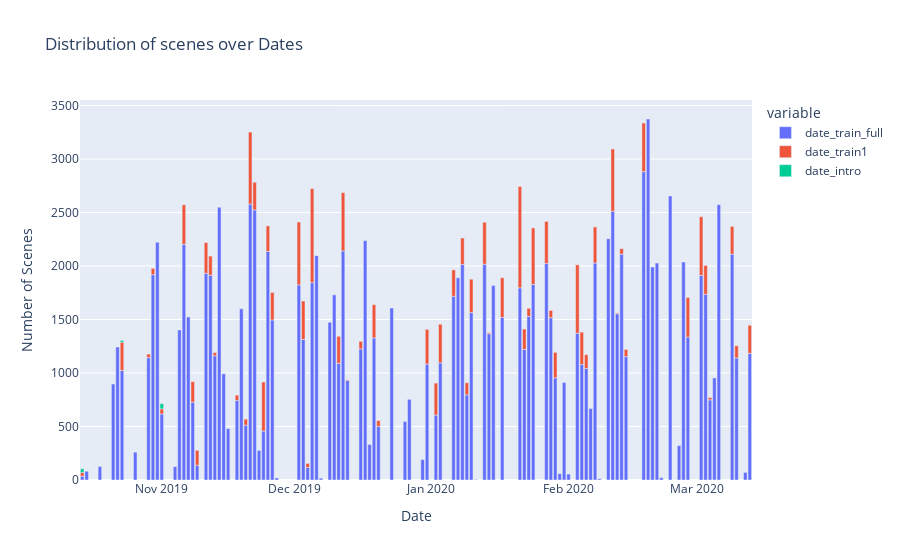

Here is the notebook cell this chart was saved with:
### Markdown cell above
## Distirbution of Scenes over Dates and Time

### Code cell
def count_days(dataset: ChunkedDataset, name: str) -> pd.Series:
    timestamps: list = dataset.scenes["start_time"]
    dates: np.ndarray = np.array(
        [ts.astype('datetime64[ns]') for ts in timestamps])
    dates_df: pd.DataFrame = pd.DataFrame(dates, columns=[f"date_{name}"])
    days_count: pd.Series = dates_df.groupby(dates_df[f'date_{name}'].dt.date)[
        f'date_{name}'].count()
    return days_count


intro_count = count_days(intro_dataset, "intro")
train1_count = count_days(train1_dataset, "train1")
trainfull_count = count_days(trainfull_dataset, "train_full")

merged1 = pd.merge(trainfull_count, train1_count,
                   right_index=True, left_index=True, how="left")
merged2 = pd.merge(merged1, intro_count,
                   right_index=True, left_index=True, how="left")


fig = px.bar(merged2, title="Distribution of scenes over Dates", labels={'index': 'Date', 'value':'Number of Scenes'})
fig.write_html("./res/analysis/dynamic_data/date.html")
fig.show()

### Figure 1 — Plotly figure (JSON) as saved in the notebook; plotly's stock layout.template omitted (floating-point values rounded to 4 significant figures)
{"data": [{"alignmentgroup": "True", "hovertemplate": "variable=date_train_full<br>Date=%{x}<br>Number of Scenes=%{y}<extra></extra>", "legendgroup": "date_train_full", "marker": {"color": "#636efa", "pattern": {"shape": ""}}, "name": "date_train_full", "offsetgroup": "date_train_full", "orientation": "v", "showlegend": true, "textposition": "auto", "type": "bar", "x": ["2019-10-14", "2019-10-15", "2019-10-18", "2019-10-21", "2019-10-22", "2019-10-23", "2019-10-26", "2019-10-29", "2019-10-30", "2019-10-31", "2019-11-01", "2019-11-04", "2019-11-05", "2019-11-06", "2019-11-07", "2019-11-08", "2019-11-09", "2019-11-11", "2019-11-12", "2019-11-13", "2019-11-14", "2019-11-15", "2019-11-16", "2019-11-18", "2019-11-19", "2019-11-20", "2019-11-21", "2019-11-22", "2019-11-23", "2019-11-24", "2019-11-25", "2019-11-26", "2019-11-27", "2019-12-02", "2019-12-03", "2019-12-04", "2019-12-05", "2019-12-06", "2019-12-07", "2019-12-09", "2019-12-10", "2019-12-11", "2019-12-12", "2019-12-13", "2019-12-16", "2019-12-17", "2019-12-18", "2019-12-19", "2019-12-20", "2019-12-23", "2019-12-26", "2019-12-27", "2019-12-30", "2019-12-31", "2020-01-02", "2020-01-03", "2020-01-06", "2020-01-07", "2020-01-08", "2020-01-09", "2020-01-10", "2020-01-11", "2020-01-13", "2020-01-14", "2020-01-15", "2020-01-17", "2020-01-21", "2020-01-22", "2020-01-23", "2020-01-24", "2020-01-27", "2020-01-28", "2020-01-29", "2020-01-30", "2020-01-31", "2020-02-01", "2020-02-03", "2020-02-04", "2020-02-05", "2020-02-06", "2020-02-07", "2020-02-08", "2020-02-10", "2020-02-11", "2020-02-12", "2020-02-13", "2020-02-14", "2020-02-18", "2020-02-19", "2020-02-20", "2020-02-21", "2020-02-22", "2020-02-24", "2020-02-25", "2020-02-26", "2020-02-27", "2020-02-28", "2020-03-02", "2020-03-03", "2020-03-04", "2020-03-05", "2020-03-06", "2020-03-09", "2020-03-10", "2020-03-12", "2020-03-13"], "xaxis": "x", "y": [35, 82, 126, 897, 1243, 1024, 260, 1144, 1919, 2223, 617, 125, 1403, 2203, 1524, 727, 139, 1932, 1914, 1161, 2549, 993, 481, 744, 1600, 513, 2579, 2524, 277, 458, 2137, 1496, 19, 1824, 1314, 117, 1845, 2097, 17, 1474, 1730, 1090, 2141, 930, 1225, 2237, 332, 1328, 500, 1607, 547, 754, 191, 1083, 607, 1095, 1717, 1890, 2014, 796, 1565, 5, 2017, 1367, 1819, 1519, 1796, 1221, 1529, 1828, 2023, 1517, 955, 59, 912, 55, 1372, 1079, 1043, 668, 2028, 12, 2255, 2511, 1554, 2111, 1153, 2882, 3374, 1991, 2028, 22, 2655, 1, 321, 2038, 1336, 1912, 1736, 749, 954, 2573, 2111, 1141, 71, 1184], "yaxis": "y"}, {"alignmentgroup": "True", "hovertemplate": "variable=date_train1<br>Date=%{x}<br>Number of Scenes=%{y}<extra></extra>", "legendgroup": "date_train1", "marker": {"color": "#EF553B", "pattern": {"shape": ""}}, "name": "date_train1", "offsetgroup": "date_train1", "orientation": "v", "showlegend": true, "textposition": "auto", "type": "bar", "x": ["2019-10-14", "2019-10-15", "2019-10-18", "2019-10-21", "2019-10-22", "2019-10-23", "2019-10-26", "2019-10-29", "2019-10-30", "2019-10-31", "2019-11-01", "2019-11-04", "2019-11-05", "2019-11-06", "2019-11-07", "2019-11-08", "2019-11-09", "2019-11-11", "2019-11-12", "2019-11-13", "2019-11-14", "2019-11-15", "2019-11-16", "2019-11-18", "2019-11-19", "2019-11-20", "2019-11-21", "2019-11-22", "2019-11-23", "2019-11-24", "2019-11-25", "2019-11-26", "2019-11-27", "2019-12-02", "2019-12-03", "2019-12-04", "2019-12-05", "2019-12-06", "2019-12-07", "2019-12-09", "2019-12-10", "2019-12-11", "2019-12-12", "2019-12-13", "2019-12-16", "2019-12-17", "2019-12-18", "2019-12-19", "2019-12-20", "2019-12-23", "2019-12-26", "2019-12-27", "2019-12-30", "2019-12-31", "2020-01-02", "2020-01-03", "2020-01-06", "2020-01-07", "2020-01-08", "2020-01-09", "2020-01-10", "2020-01-11", "2020-01-13", "2020-01-14", "2020-01-15", "2020-01-17", "2020-01-21", "2020-01-22", "2020-01-23", "2020-01-24", "2020-01-27", "2020-01-28", "2020-01-29", "2020-01-30", "2020-01-31", "2020-02-01", "2020-02-03", "2020-02-04", "2020-02-05", "2020-02-06", "2020-02-07", "2020-02-08", "2020-02-10", "2020-02-11", "2020-02-12", "2020-02-13", "2020-02-14", "2020-02-18", "2020-02-19", "2020-02-20", "2020-02-21", "2020-02-22", "2020-02-24", "2020-02-25", "2020-02-26", "2020-02-27", "2020-02-28", "2020-03-02", "2020-03-03", "2020-03-04", "2020-03-05", "2020-03-06", "2020-03-09", "2020-03-10", "2020-03-12", "2020-03-13"], "xaxis": "x", "y": [35, null, null, null, null, 264, null, 33, 59, null, 48, null, null, 369, null, 192, 139, 287, 179, 30, null, null, null, 49, null, 56, 673, 259, null, 458, 238, 257, null, 587, 359, 38, 879, null, null, null, null, 253, 545, 7, 71, null, null, 311, 55, null, null, null, null, 325, 299, 361, 247, null, 248, 113, 312, null, 392, 10, null, 371, 947, 190, 76, 528, 394, 68, 238, null, null, null, 639, 303, 128, null, 337, null, null, 583, 8, 51, 67, 455, null, null, null, null, null, null, null, null, 370, 549, 269, 22, null, null, 259, 114, null, 262], "yaxis": "y"}, {"alignmentgroup": "True", "hovertemplate": "variable=date_intro<br>Date=%{x}<br>Number of Scenes=%{y}<extra></extra>", "legendgroup": "date_intro", "marker": {"color": "#00cc96", "pattern": {"shape": ""}}, "name": "date_intro", "offsetgroup": "date_intro", "orientation": "v", "showlegend": true, "textposition": "auto", "type": "bar", "x": ["2019-10-14", "2019-10-15", "2019-10-18", "2019-10-21", "2019-10-22", "2019-10-23", "2019-10-26", "2019-10-29", "2019-10-30", "2019-10-31", "2019-11-01", "2019-11-04", "2019-11-05", "2019-11-06", "2019-11-07", "2019-11-08", "2019-11-09", "2019-11-11", "2019-11-12", "2019-11-13", "2019-11-14", "2019-11-15", "2019-11-16", "2019-11-18", "2019-11-19", "2019-11-20", "2019-11-21", "2019-11-22", "2019-11-23", "2019-11-24", "2019-11-25", "2019-11-26", "2019-11-27", "2019-12-02", "2019-12-03", "2019-12-04", "2019-12-05", "2019-12-06", "2019-12-07", "2019-12-09", "2019-12-10", "2019-12-11", "2019-12-12", "2019-12-13", "2019-12-16", "2019-12-17", "2019-12-18", "2019-12-19", "2019-12-20", "2019-12-23", "2019-12-26", "2019-12-27", "2019-12-30", "2019-12-31", "2020-01-02", "2020-01-03", "2020-01-06", "2020-01-07", "2020-01-08", "2020-01-09", "2020-01-10", "2020-01-11", "2020-01-13", "2020-01-14", "2020-01-15", "2020-01-17", "2020-01-21", "2020-01-22", "2020-01-23", "2020-01-24", "2020-01-27", "2020-01-28", "2020-01-29", "2020-01-30", "2020-01-31", "2020-02-01", "2020-02-03", "2020-02-04", "2020-02-05", "2020-02-06", "2020-02-07", "2020-02-08", "2020-02-10", "2020-02-11", "2020-02-12", "2020-02-13", "2020-02-14", "2020-02-18", "2020-02-19", "2020-02-20", "2020-02-21", "2020-02-22", "2020-02-24", "2020-02-25", "2020-02-26", "2020-02-27", "2020-02-28", "2020-03-02", "2020-03-03", "2020-03-04", "2020-03-05", "2020-03-06", "2020-03-09", "2020-03-10", "2020-03-12", "2020-03-13"], "xaxis": "x", "y": [35, null, null, null, null, 17, null, null, null, null, 48, null, null, null, null, null, null, null, null, null, null, null, null, null, null, null, null, null, null, null, null, null, null, null, null, null, null, null, null, null, null, null, null, null, null, null, null, null, null, null, null, null, null, null, null, null, null, null, null, null, null, null, null, null, null, null, null, null, null, null, null, null, null, null, null, null, null, null, null, null, null, null, null, null, null, null, null, null, null, null, null, null, null, null, null, null, null, null, null, null, null, null, null, null, null, null], "yaxis": "y"}], "layout": {"barmode": "relative", "legend": {"title": {"text": "variable"}, "tracegroupgap": 0}, "title": {"text": "Distribution of scenes over Dates"}, "xaxis": {"anchor": "y", "domain": [0, 1], "title": {"text": "Date"}}, "yaxis": {"anchor": "x", "domain": [0, 1], "title": {"text": "Number of Scenes"}}}}
